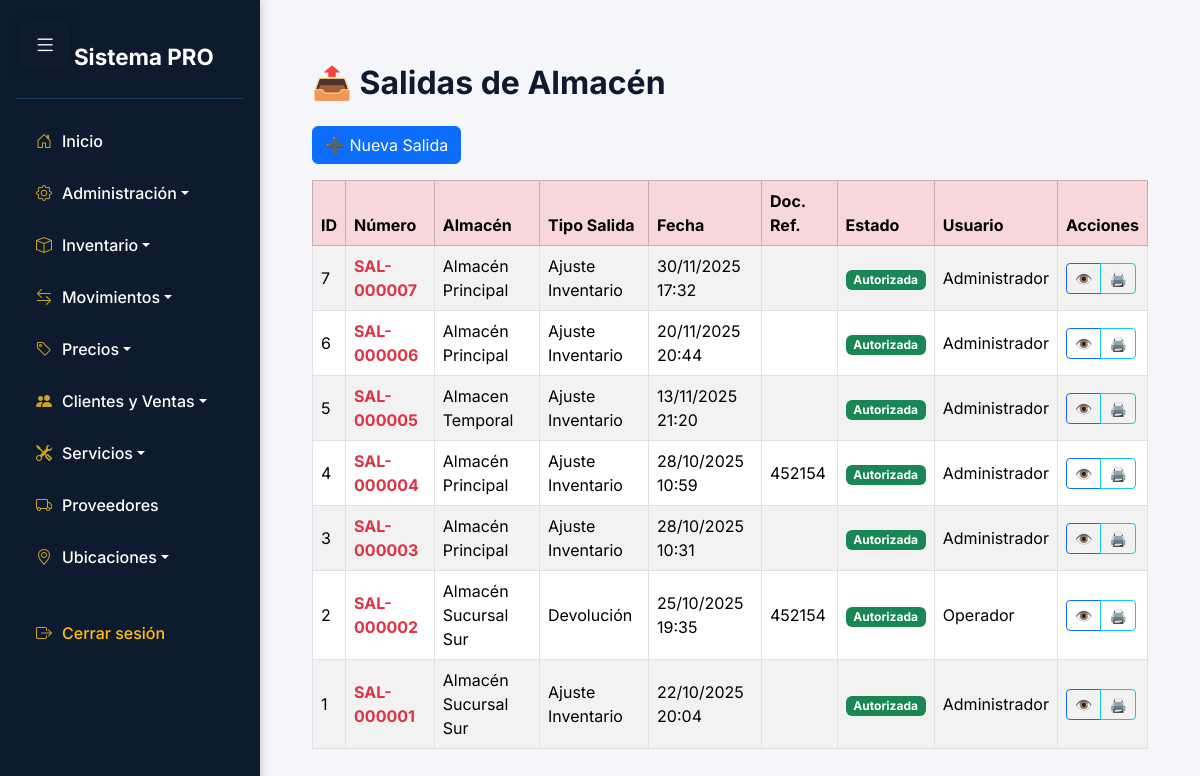
Screenshot of /app/vista/Salidas/listar.php (signed in) with the database file from the repository.
### tables this page shows
CREATE TABLE `salidas_almacen` (
  `id` int NOT NULL,
  `numero_salida` varchar(50) NOT NULL,
  `almacen_id` int NOT NULL,
  `tipo_salida_id` int NOT NULL,
  `fecha_salida` datetime NOT NULL DEFAULT CURRENT_TIMESTAMP,
  `fecha_autorizacion` datetime DEFAULT NULL,
  `motivo` text,
  `documento_referencia` varchar(100) DEFAULT NULL COMMENT 'Factura, orden, etc.',
  `usuario_registra_id` int NOT NULL,
  `usuario_autoriza_id` int DEFAULT NULL,
  `estado_id` int NOT NULL DEFAULT '1',
  `creado_en` datetime DEFAULT CURRENT_TIMESTAMP,
  `actualizado_en` datetime DEFAULT CURRENT_TIMESTAMP ON UPDATE CURRENT_TIMESTAMP
);

CREATE TABLE `almacenes` (
  `id` int NOT NULL,
  `codigo` varchar(20) NOT NULL,
  `nombre` varchar(100) NOT NULL,
  `ubicacion` text,
  `descripcion` text,
  `responsable_usuario_id` int DEFAULT NULL,
  `estado_id` int NOT NULL DEFAULT '1',
  `usuario_creador_id` int DEFAULT NULL,
  `usuario_modificador_id` int DEFAULT NULL,
  `creado_en` datetime DEFAULT CURRENT_TIMESTAMP,
  `actualizado_en` datetime DEFAULT CURRENT_TIMESTAMP ON UPDATE CURRENT_TIMESTAMP
);

CREATE TABLE `tipos_salida` (
  `id` int NOT NULL,
  `nombre` varchar(50) NOT NULL,
  `descripcion` text,
  `requiere_autorizacion` tinyint(1) DEFAULT '1',
  `estado_id` int NOT NULL DEFAULT '1',
  `usuario_creador_id` int DEFAULT NULL,
  `usuario_modificador_id` int DEFAULT NULL,
  `creado_en` datetime DEFAULT CURRENT_TIMESTAMP,
  `actualizado_en` datetime DEFAULT CURRENT_TIMESTAMP ON UPDATE CURRENT_TIMESTAMP
);

CREATE TABLE `estados` (
  `id` int NOT NULL,
  `nombre` varchar(50) NOT NULL,
  `descripcion` text,
  `aplica_a` varchar(100) DEFAULT NULL COMMENT 'A qué entidades aplica este estado',
  `creado_en` datetime DEFAULT CURRENT_TIMESTAMP,
  `actualizado_en` datetime DEFAULT CURRENT_TIMESTAMP ON UPDATE CURRENT_TIMESTAMP
);

CREATE TABLE `usuarios` (
  `id` int NOT NULL,
  `nombre` varchar(100) NOT NULL,
  `correo` varchar(100) NOT NULL,
  `contrasena` varchar(255) NOT NULL,
  `estado_id` int NOT NULL,
  `creado_en` datetime DEFAULT CURRENT_TIMESTAMP,
  `actualizado_en` datetime DEFAULT CURRENT_TIMESTAMP ON UPDATE CURRENT_TIMESTAMP
);

### app/Conexion/Conexion.php (called while the page is built)
<?php
class Conexion {
    private $conexion;
    private $host = 'localhost';
    private $dbName = 'aegis';
    private $username = 'root';
    private $password = '';
    public function __construct() {
        try {
            $this->conexion = new PDO(
                "mysql:host=$this->host;dbname=$this->dbName",
                $this->username,
                $this->password
            );
            $this->conexion->setAttribute(PDO::ATTR_ERRMODE, PDO::ERRMODE_EXCEPTION);
        } catch (PDOException $e) {
            die("Error de conexión: " . $e->getMessage());
        }
    }
    public function getConexion() {
        return $this->conexion;
    }
}
?>

### app/Modelo/SalidasAlmacen.php (called while the page is built, shortened)
<?php
require_once __DIR__ . '/../Conexion/Conexion.php';
class SalidasAlmacen {
    private $conexion;
    public function __construct() {
        $this->conexion = new Conexion();
        $this->verificarEstados();
        $this->verificarTiposSalida();
    }
    private function verificarEstados() {
        $estadosNecesarios = [
            ['nombre' => 'Registrada', 'descripcion' => 'Salida registrada pendiente de autorización'],
            ['nombre' => 'Autorizada', 'descripcion' => 'Salida autorizada y procesada'],
            ['nombre' => 'Cancelada', 'descripcion' => 'Salida cancelada']
        ];
        foreach ($estadosNecesarios as $estado) {
            $sql = "SELECT id FROM estados WHERE nombre = ? LIMIT 1";
            $stmt = $this->conexion->getConexion()->prepare($sql);
            $stmt->execute([$estado['nombre']]);
        }
    }
    private function verificarTiposSalida() {
        $tiposNecesarios = [
            ['nombre' => 'Venta', 'descripcion' => 'Salida por venta a cliente', 'requiere_autorizacion' => 0],
            ['nombre' => 'Devolución Proveedor', 'descripcion' => 'Devolución de mercadería a proveedor', 'requiere_autorizacion' => 1],
            ['nombre' => 'Ajuste Inventario', 'descripcion' => 'Ajuste negativo de inventario', 'requiere_autorizacion' => 1],
            ['nombre' => 'Merma', 'descripcion' => 'Salida por merma o pérdida', 'requiere_autorizacion' => 1],
            ['nombre' => 'Transferencia Salida', 'descripcion' => 'Salida por transferencia entre almacenes', 'requiere_autorizacion' => 0],
            ['nombre' => 'Consumo Interno', 'descripcion' => 'Consumo interno de productos', 'requiere_autorizacion' => 1]
        ];
        $estadoActivo = $this->obtenerEstadoPorNombre('Activo') ?? 1;
        foreach ($tiposNecesarios as $tipo) {
            $sql = "SELECT id FROM tipos_salida WHERE nombre = ? LIMIT 1";
            $stmt = $this->conexion->getConexion()->prepare($sql);
            $stmt->execute([$tipo['nombre']]);
        }
    }
public function listar() {
    $usuario_id = isset($_SESSION['usuario_id']) ? (int) $_SESSION['usuario_id'] : null;
    $sql = "SELECT sa.id,
                   sa.numero_salida,
                   a.nombre AS almacen,
                   ts.nombre AS tipo_salida,
                   sa.fecha_salida,
                   sa.fecha_autorizacion,
                   sa.documento_referencia,
                   e.nombre AS estado,
                   ur.nombre AS usuario_registra,
                   ua.nombre AS usuario_autoriza,
                   sa.motivo
            FROM salidas_almacen sa
            INNER JOIN almacenes a ON sa.almacen_id = a.id
            INNER JOIN tipos_salida ts ON sa.tipo_salida_id = ts.id
            INNER JOIN estados e ON sa.estado_id = e.id
            LEFT JOIN usuarios ur ON sa.usuario_registra_id = ur.id
            LEFT JOIN usuarios ua ON sa.usuario_autoriza_id = ua.id
            INNER JOIN usuario_almacen ua2
                    ON ua2.almacen_id = sa.almacen_id
                   AND ua2.usuario_id = :usuario_id
                   AND ua2.estado_id = 1
            ORDER BY sa.id DESC";
    $stmt = $this->conexion->getConexion()->prepare($sql);
    $stmt->bindParam(':usuario_id', $usuario_id, PDO::PARAM_INT);
    $stmt->execute();
    return $stmt->fetchAll(PDO::FETCH_ASSOC);
}
    private function obtenerEstadoPorNombre($nombre) {
        $sql = "SELECT id FROM estados WHERE nombre = ? LIMIT 1";
        $stmt = $this->conexion->getConexion()->prepare($sql);
        $stmt->execute([$nombre]);
        $resultado = $stmt->fetch(PDO::FETCH_ASSOC);
        return $resultado ? $resultado['id'] : null;
    }
}

### app/Controlador/SalidasAlmacenControlador.php (called while the page is built, shortened)
<?php
require_once __DIR__ . '/../Modelo/SalidasAlmacen.php';
class SalidasAlmacenControlador {
    private $modelo;
    public function __construct() {
        $this->modelo = new SalidasAlmacen();
    }
    public function listar() {
        return $this->modelo->listar();
    }
}

### app/Vista/Salidas/listar.php (the view, shortened to what this page needs)
<?php
require_once '../../Controlador/SalidasAlmacenControlador.php';
require_once '../../../includes/sidebar.php';
$controlador = new SalidasAlmacenControlador();
$salidas = $controlador->listar();
?>
<div class="container mt-4">
    <h2 class="mb-4">📤 Salidas de Almacén</h2>
    <div class="mb-3">
        <a href="nuevo.php" class="btn btn-primary">➕ Nueva Salida</a>
    </div>
    <?php if (empty($salidas)): ?>
        <div class="text-center py-5 text-muted">
            <div class="mb-2" style="font-size:48px">📭</div>
            <p class="lead">No hay salidas registradas</p>
        </div>
    <?php else: ?>
        <div class="table-responsive">
            <table class="table table-bordered table-striped align-middle">
                <thead class="table-danger">
                    <tr>
                        <th>ID</th>
                        <th>Número</th>
                        <th>Almacén</th>
                        <th>Tipo Salida</th>
                        <th>Fecha</th>
                        <th>Doc. Ref.</th>
                        <th>Estado</th>
                        <th>Usuario</th>
                        <th>Acciones</th>
                    </tr>
                </thead>
                <tbody>
                    <?php foreach ($salidas as $s):
                        $badge = match($s['estado']) {
                            'Registrada' => 'warning',
                            'Autorizada' => 'success',
                            'Cancelada' => 'danger',
                            default => 'secondary'
                        };
                    ?>
                        <tr>
                            <td><?= $s['id'] ?></td>
                            <td><span class="fw-bold text-danger"><?= htmlspecialchars($s['numero_salida']) ?></span></td>
                            <td><?= htmlspecialchars($s['almacen']) ?></td>
                            <td><?= htmlspecialchars($s['tipo_salida']) ?></td>
                            <td><?= date('d/m/Y H:i', strtotime($s['fecha_salida'])) ?></td>
                            <td><?= htmlspecialchars($s['documento_referencia']) ?></td>
                            <td><span class="badge bg-<?= $badge ?>"><?= htmlspecialchars($s['estado']) ?></span></td>
                            <td><?= htmlspecialchars($s['usuario_registra']) ?></td>
                            <td>
                                <div class="btn-group" role="group">
                                    <a href="ver.php?id=<?= $s['id'] ?>" class="btn btn-sm btn-outline-primary" title="Ver">👁️</a>
                                    <a href="imprimir.php?id=<?= $s['id'] ?>"
                                       class="btn btn-sm btn-outline-info"
                                       title="Imprimir PDF"
                                       target="_blank">🖨️</a>
                                </div>
                            </td>
                        </tr>
                    <?php endforeach; ?>
                </tbody>
            </table>
        </div>
    <?php endif; ?>
</div>

### includes/sidebar.php (style rules this page uses)
:root { --sidebar-bg: #0e1b2f; --sidebar-hover: #1f3a5f; --accent-gold: #c9a227; --body-bg: #f4f6f9; --text-light: #ffffff; --text-dark: #2e2e2e; }
body { font-family: 'Inter', sans-serif; background-color: var(--body-bg); color: var(--text-dark); margin: 0; padding: 0; }
h1, h2, h3 { color: var(--sidebar-bg); font-weight: 700; }

### rows the page displays
salidas_almacen: id "7", numero_salida "SAL-000007", almacen.nombre "Almacén Principal", tipo_salida.nombre "Ajuste Inventario", fecha_salida "30/11/2025 17:32", estado.nombre "Autorizada", usuario_autoriza.nombre "Administrador"
salidas_almacen: id "6", numero_salida "SAL-000006", almacen.nombre "Almacén Principal", tipo_salida.nombre "Ajuste Inventario", fecha_salida "20/11/2025 20:44", estado.nombre "Autorizada", usuario_autoriza.nombre "Administrador"
salidas_almacen: id "5", numero_salida "SAL-000005", almacen.nombre "Almacen Temporal", tipo_salida.nombre "Ajuste Inventario", fecha_salida "13/11/2025 21:20", estado.nombre "Autorizada", usuario_autoriza.nombre "Administrador"
salidas_almacen: id "4", numero_salida "SAL-000004", almacen.nombre "Almacén Principal", tipo_salida.nombre "Ajuste Inventario", fecha_salida "28/10/2025 10:59", documento_referencia "452154", estado.nombre "Autorizada", usuario_autoriza.nombre "Administrador"
salidas_almacen: id "3", numero_salida "SAL-000003", almacen.nombre "Almacén Principal", tipo_salida.nombre "Ajuste Inventario", fecha_salida "28/10/2025 10:31", estado.nombre "Autorizada", usuario_autoriza.nombre "Administrador"
salidas_almacen: id "2", numero_salida "SAL-000002", almacen.nombre "Almacén Sucursal Sur", tipo_salida.nombre "Devolución", fecha_salida "25/10/2025 19:35", documento_referencia "452154", estado.nombre "Autorizada", usuario_autoriza.nombre "Operador"
salidas_almacen: id "1", numero_salida "SAL-000001", almacen.nombre "Almacén Sucursal Sur", tipo_salida.nombre "Ajuste Inventario", fecha_salida "22/10/2025 20:04", estado.nombre "Autorizada", usuario_autoriza.nombre "Administrador"
